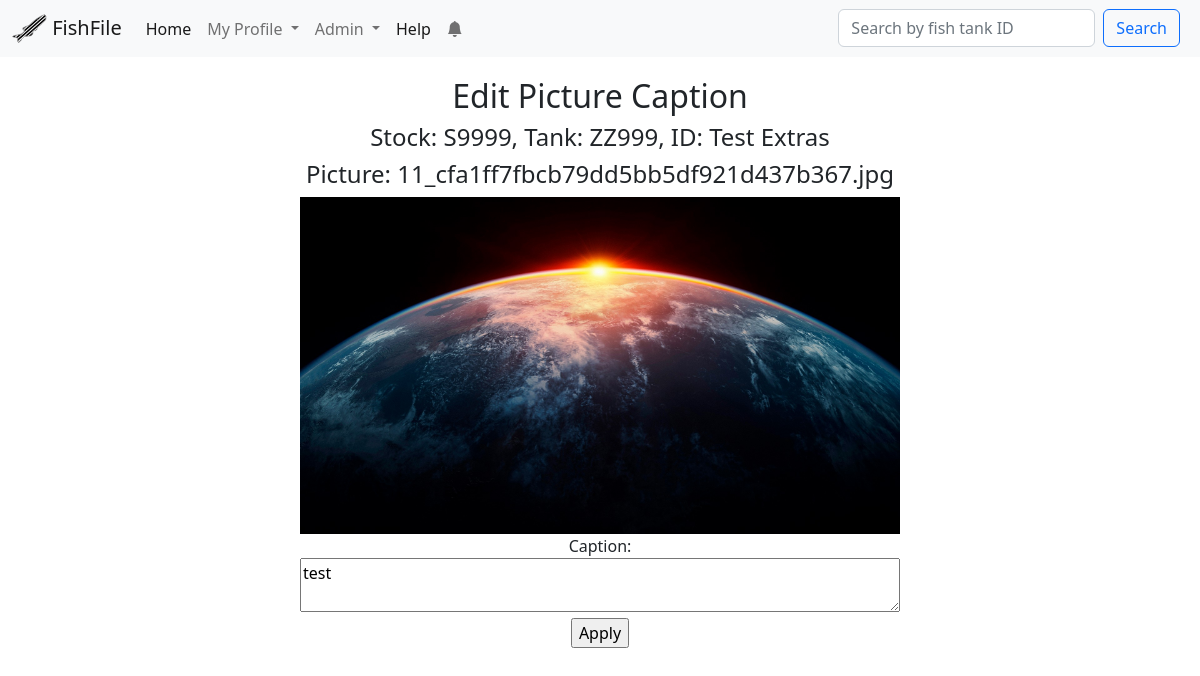
/fish/11/photo/1/editcaption/ (signed in), run on the app's committed database.
### app/models.py (models this page shows, shortened)
class Fish(db.Model):
    id = db.Column(db.Integer, primary_key=True)
    fish_id = db.Column(db.String(264), index=True)
    tank_id = db.Column(db.String(32), index=True)
    status = db.Column(db.String(32), index=True, default="Alive")
    stock = db.Column(db.String(32), index=True)
    source = db.Column(db.String(32))
    protocol = db.Column(db.Integer, index=True)
    birthday = db.Column(db.Date, index=True)
    date_of_arrival = db.Column(db.Date, index=True)
    months = db.Column(db.Integer, default=0)
    age_reminder = db.Column(db.String(64), default="Not sent")
    mutant_gene = db.Column(db.Text())
    transgenes = db.Column(db.Text())
    cross_type = db.Column(db.String(64))
    comments = db.Column(db.Text())
    added = db.Column(db.DateTime, default=datetime.utcnow)
    father_id = db.Column(db.Integer, db.ForeignKey("fish.id"))
    mother_id = db.Column(db.Integer, db.ForeignKey("fish.id"))
    fathered = db.relationship(
        "Fish", backref=db.backref("father", remote_side=[id]), foreign_keys=[father_id]
    )
    mothered = db.relationship(
        "Fish", backref=db.backref("mother", remote_side=[id]), foreign_keys=[mother_id]
    )
    project_license_holder_id = db.Column(
        db.Integer, db.ForeignKey("user.project_license")
    )
    project_license_holder = db.relationship(
        "User", foreign_keys=[project_license_holder_id], backref="fish_on_license"
    )
    user_code_id = db.Column(db.Integer, db.ForeignKey("user.id"))
    user_code = db.relationship(
        "User", foreign_keys=[user_code_id], backref="users_fish"
    )
    males = db.Column(db.Integer)
    females = db.Column(db.Integer)
    unsexed = db.Column(db.Integer)
    carriers = db.Column(db.Integer)
    total = db.Column(db.Integer)
    links = db.Column(db.Text())
    origin_tank_id = db.Column(db.Integer, db.ForeignKey("fish.id"))
    origin_for = db.relationship(
        "Fish",
        backref=db.backref("origin", remote_side=[id]),
        foreign_keys=[origin_tank_id],
    )
    changes = db.relationship(
        "Change", backref="fish", lazy="dynamic", cascade="all, delete"
    )
    notifications = db.relationship(
        "Notification", backref="fish", lazy="dynamic", cascade="all, delete"
    )
    reminders = db.relationship(
        "Reminder", backref="fish", lazy="dynamic", cascade="all, delete"
    )
    alleles = db.relationship(
        "Allele", backref="fish", lazy="dynamic", cascade="all, delete"
    )
    photos = db.relationship(
        "Photo", backref="fish", lazy="dynamic", cascade="all, delete"
    )
    system = db.Column(db.String(64), default="New")
    old_code = db.Column(db.String(64))
    old_license = db.Column(db.String(64))
    old_mID = db.Column(db.String(64))
    old_mStock = db.Column(db.String(64))
    old_fID = db.Column(db.String(64))
    old_fStock = db.Column(db.String(64))
    old_birthday = db.Column(db.String(64))
    old_arrival = db.Column(db.String(64))
    old_allele = db.Column(db.String(64))
    def __repr__(self):
        return f"Stock: {self.stock}, Tank: {self.tank_id}, ID: {self.fish_id}"

class Photo(db.Model):
    id = db.Column(db.Integer, primary_key=True)
    fish_id = db.Column(db.Integer, db.ForeignKey("fish.id"))
    name = db.Column(db.String(128))
    caption = db.Column(db.Text())

### app/main/routes.py (the view)
@bp.route("/fish/<fish_id>/photo/<photo_id>/editcaption/", methods=["GET", "POST"])
@login_required
@requires_roles("Researcher", "Admin", "Owner")
def editcaption(fish_id, photo_id):
    fish = Fish.query.filter_by(id=fish_id).first_or_404()
    photo = Photo.query.filter_by(id=photo_id).first_or_404()
    form = PhotoCaptionForm()
    if form.validate_on_submit():
        photo.caption = form.caption.data
        db.session.commit()
        return redirect(url_for("main.fish", id=fish.id))
    if photo.caption != None and photo.caption != "":
        form.caption.data = photo.caption
    return render_template(
        "editcaption.html", form=form, fish=fish, photo=photo, title="Edit Caption"
    )

### app/main/forms.py
class SimpleSearch(FlaskForm):
    search = StringField("Search by fish tank ID", validators=[DataRequired()])
    submit = SubmitField("Search")
    def __init__(self, *args, **kwargs):
        if "formdata" not in kwargs:
            kwargs["formdata"] = request.args
        if "csrf_enabled" not in kwargs:
            kwargs["csrf_enabled"] = False
        super(SimpleSearch, self).__init__(*args, **kwargs)

class EmptyForm(FlaskForm):
    submit = SubmitField("Submit")

### app/main/routes.py (called while the page is built)
@bp.before_request
def before_request():
    if current_user.is_authenticated:
        current_user.last_seen = datetime.utcnow()
        db.session.commit()
        g.search_form = SimpleSearch()
        g.clearNotifsForm = EmptyForm()

### app/models.py (called while the page is built)
@login.user_loader
def load_user(id):
    return User.query.get(int(id))

def requires_roles(*roles):
    def wrapper(f):
        @wraps(f)
        def wrapped(*args, **kwargs):
            if current_app.testing == True:
                return f(*args, **kwargs)
            if current_user.role not in roles:
                abort(403)
            return f(*args, **kwargs)
        return wrapped
    return wrapper

    def isOwner(self):
        return self.role == "Owner"

    def isAdmin(self):
        return self.role in ("Admin", "Owner")

    def new_notifications(self):
        last_read_time = self.last_notification_read_time or datetime(1900, 1, 1)
        return (
            Notification.query.filter_by(user=self)
            .filter(Notification.time > last_read_time)
            .count()
        )

### app/templates/editcaption.html (shortened to what this page needs)
{% extends 'base.html'%}
{%block content%}
<h2>Edit Picture Caption</h2>
<h4>{{fish}}</h4>
<h4>Picture: {{photo.name}}</h4>
<img width = "50%"  src="/static/uploads/fish/{{photo.name}}">
<form action="" method="post" width = "50%">
    {{form.caption.label}}<br>
    {{form.caption(placeholder="Picture caption", style="width:50%")}}<br>
    {{form.submit()}}
</form>
{%endblock%}

### data on the page
Fish: stock+tank+fish "Stock: S9999, Tank: ZZ999, ID: Test Extras"
Photo: name "11_cfa1ff7fbcb79dd5bb5df921d437b367.jpg", name (picture), caption "test"

### other printed values
{{ config["WEBSITE_NAME"] }} "FishFile"
